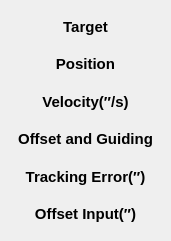
    <widget class="QWidget" name="layoutWidget3">
     <property name="geometry">
      <rect>
       <x>10</x>
       <y>30</y>
       <width>171</width>
       <height>241</height>
      </rect>
     </property>
     <layout class="QVBoxLayout" name="verticalLayout_5">
      <item>
       <widget class="QLabel" name="label_5">
        <property name="text">
         <string>&lt;!DOCTYPE HTML PUBLIC &quot;-//W3C//DTD HTML 4.0//EN&quot; &quot;http://www.w3.org/TR/REC-html40/strict.dtd&quot;&gt;
&lt;html&gt;&lt;head&gt;&lt;meta name=&quot;qrichtext&quot; content=&quot;1&quot; /&gt;&lt;style type=&quot;text/css&quot;&gt;
p, li { white-space: pre-wrap; }
&lt;/style&gt;&lt;/head&gt;&lt;body style=&quot; font-family:'Sans'; font-size:10pt; font-weight:400; font-style:normal;&quot;&gt;
&lt;p style=&quot; margin-top:0px; margin-bottom:0px; margin-left:0px; margin-right:0px; -qt-block-indent:0; text-indent:0px;&quot;&gt;&lt;span style=&quot; font-family:'Sans Serif'; font-size:11pt; font-weight:600;&quot;&gt;Target&lt;/span&gt;&lt;/p&gt;&lt;/body&gt;&lt;/html&gt;</string>
        </property>
        <property name="alignment">
         <set>Qt::AlignCenter</set>
        </property>
       </widget>
      </item>
      <item>
       <widget class="QLabel" name="label_3">
        <property name="text">
         <string>&lt;!DOCTYPE HTML PUBLIC &quot;-//W3C//DTD HTML 4.0//EN&quot; &quot;http://www.w3.org/TR/REC-html40/strict.dtd&quot;&gt;
&lt;html&gt;&lt;head&gt;&lt;meta name=&quot;qrichtext&quot; content=&quot;1&quot; /&gt;&lt;style type=&quot;text/css&quot;&gt;
p, li { white-space: pre-wrap; }
&lt;/style&gt;&lt;/head&gt;&lt;body style=&quot; font-family:'Sans'; font-size:10pt; font-weight:400; font-style:normal;&quot;&gt;
&lt;p style=&quot; margin-top:0px; margin-bottom:0px; margin-left:0px; margin-right:0px; -qt-block-indent:0; text-indent:0px;&quot;&gt;&lt;span style=&quot; font-family:'Sans Serif'; font-size:11pt; font-weight:600;&quot;&gt;Position&lt;/span&gt;&lt;/p&gt;&lt;/body&gt;&lt;/html&gt;</string>
        </property>
        <property name="alignment">
         <set>Qt::AlignCenter</set>
        </property>
       </widget>
      </item>
      <item>
       <widget class="QLabel" name="label_66">
        <property name="text">
         <string>&lt;!DOCTYPE HTML PUBLIC &quot;-//W3C//DTD HTML 4.0//EN&quot; &quot;http://www.w3.org/TR/REC-html40/strict.dtd&quot;&gt;
&lt;html&gt;&lt;head&gt;&lt;meta name=&quot;qrichtext&quot; content=&quot;1&quot; /&gt;&lt;style type=&quot;text/css&quot;&gt;
p, li { white-space: pre-wrap; }
&lt;/style&gt;&lt;/head&gt;&lt;body style=&quot; font-family:'Sans'; font-size:10pt; font-weight:400; font-style:normal;&quot;&gt;
&lt;p style=&quot; margin-top:0px; margin-bottom:0px; margin-left:0px; margin-right:0px; -qt-block-indent:0; text-indent:0px;&quot;&gt;&lt;span style=&quot; font-family:'Sans Serif'; font-size:11pt; font-weight:600;&quot;&gt;Velocity(″/s)&lt;/span&gt;&lt;/p&gt;&lt;/body&gt;&lt;/html&gt;</string>
        </property>
        <property name="alignment">
         <set>Qt::AlignCenter</set>
        </property>
       </widget>
      </item>
      <item>
       <widget class="QLabel" name="label_6">
        <property name="text">
         <string>&lt;!DOCTYPE HTML PUBLIC &quot;-//W3C//DTD HTML 4.0//EN&quot; &quot;http://www.w3.org/TR/REC-html40/strict.dtd&quot;&gt;
&lt;html&gt;&lt;head&gt;&lt;meta name=&quot;qrichtext&quot; content=&quot;1&quot; /&gt;&lt;style type=&quot;text/css&quot;&gt;
p, li { white-space: pre-wrap; }
&lt;/style&gt;&lt;/head&gt;&lt;body style=&quot; font-family:'Sans'; font-size:10pt; font-weight:400; font-style:normal;&quot;&gt;
&lt;p style=&quot; margin-top:0px; margin-bottom:0px; margin-left:0px; margin-right:0px; -qt-block-indent:0; text-indent:0px;&quot;&gt;&lt;span style=&quot; font-family:'Sans Serif'; font-size:11pt; font-weight:600;&quot;&gt;Offset and Guiding&lt;/span&gt;&lt;/p&gt;&lt;/body&gt;&lt;/html&gt;</string>
        </property>
        <property name="alignment">
         <set>Qt::AlignCenter</set>
        </property>
       </widget>
      </item>
      <item>
       <widget class="QLabel" name="label_7">
        <property name="text">
         <string>&lt;!DOCTYPE HTML PUBLIC &quot;-//W3C//DTD HTML 4.0//EN&quot; &quot;http://www.w3.org/TR/REC-html40/strict.dtd&quot;&gt;
&lt;html&gt;&lt;head&gt;&lt;meta name=&quot;qrichtext&quot; content=&quot;1&quot; /&gt;&lt;style type=&quot;text/css&quot;&gt;
p, li { white-space: pre-wrap; }
&lt;/style&gt;&lt;/head&gt;&lt;body style=&quot; font-family:'Sans'; font-size:10pt; font-weight:400; font-style:normal;&quot;&gt;
&lt;p style=&quot; margin-top:0px; margin-bottom:0px; margin-left:0px; margin-right:0px; -qt-block-indent:0; text-indent:0px;&quot;&gt;&lt;span style=&quot; font-family:'Sans Serif'; font-size:11pt; font-weight:600;&quot;&gt;Tracking Error(″)&lt;/span&gt;&lt;/p&gt;&lt;/body&gt;&lt;/html&gt;</string>
        </property>
        <property name="alignment">
         <set>Qt::AlignCenter</set>
        </property>
       </widget>
      </item>
      <item>
       <layout class="QHBoxLayout" name="horizontalLayout_67">
        <item>
         <widget class="QLabel" name="label_75">
          <property name="text">
           <string>&lt;!DOCTYPE HTML PUBLIC &quot;-//W3C//DTD HTML 4.0//EN&quot; &quot;http://www.w3.org/TR/REC-html40/strict.dtd&quot;&gt;
&lt;html&gt;&lt;head&gt;&lt;meta name=&quot;qrichtext&quot; content=&quot;1&quot; /&gt;&lt;style type=&quot;text/css&quot;&gt;
p, li { white-space: pre-wrap; }
&lt;/style&gt;&lt;/head&gt;&lt;body style=&quot; font-family:'Sans'; font-size:10pt; font-weight:400; font-style:normal;&quot;&gt;
&lt;p style=&quot; margin-top:0px; margin-bottom:0px; margin-left:0px; margin-right:0px; -qt-block-indent:0; text-indent:0px;&quot;&gt;&lt;span style=&quot; font-family:'Sans Serif'; font-size:11pt; font-weight:600;&quot;&gt;Offset Input&lt;/span&gt;&lt;span style=&quot; font-family:'Sans Serif'; font-size:11pt; font-weight:600;&quot;&gt;(″)&lt;/span&gt;&lt;/p&gt;&lt;/body&gt;&lt;/html&gt;</string>
          </property>
          <property name="alignment">
           <set>Qt::AlignCenter</set>
          </property>
         </widget>
        </item>
       </layout>
      </item>
     </layout>
    </widget>
